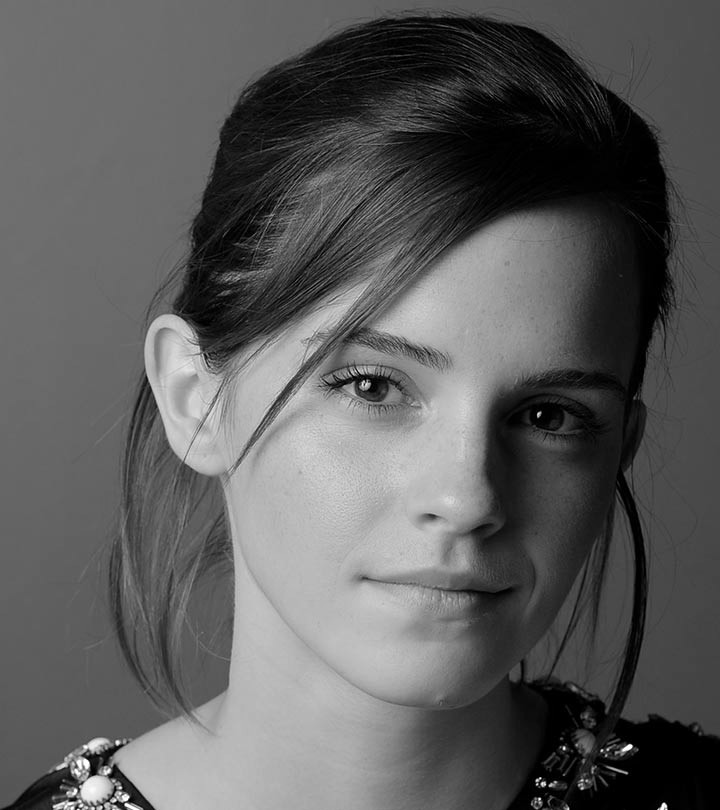
#> input picture assignment-1/emma_gray.jpg, 720 x 810 px, found by its file name
$ jupyter execute 'Image processing -  Assignment 01 - 190285J - Prabhashwara Kahawalage.ipynb'
#> lines starting #> are read from the running program, lines starting #| are printed output that depends on the picture
[cell 1]
import numpy as np
import matplotlib.pyplot as plt
import cv2 as cv
import pprint

base = r"D:/ENTC/SEM_4/EN2550 - Fundamentals of Image Processing and Machine Vision/Image-processing-fundamentals/assignment-1/";

# Q1

[cell 2]
img = cv.imread(base + "emma_gray.jpg",cv.IMREAD_GRAYSCALE)
#> img is the input picture: shape (810, 720); min 0, max 255, mean 92.2
assert img is not None;

fig,ax = plt.subplots(1,3,figsize=(30,10))
ax[0].imshow(img,cmap="gray",vmax=255,vmin=0)
ax[0].set_title("Original")
ax[0].xaxis.tick_top();

#making the transformation
t1 = np.linspace(0,50,51);
t2 = np.linspace(100,255,100)
t3 = np.linspace(150,255,105)

t = np.concatenate((t1,t2,t3),axis=0)
#print(t.shape)

ax[1].plot(t)
ax[1].set_title("Transformation")

transformed_img = cv.LUT(img,t);
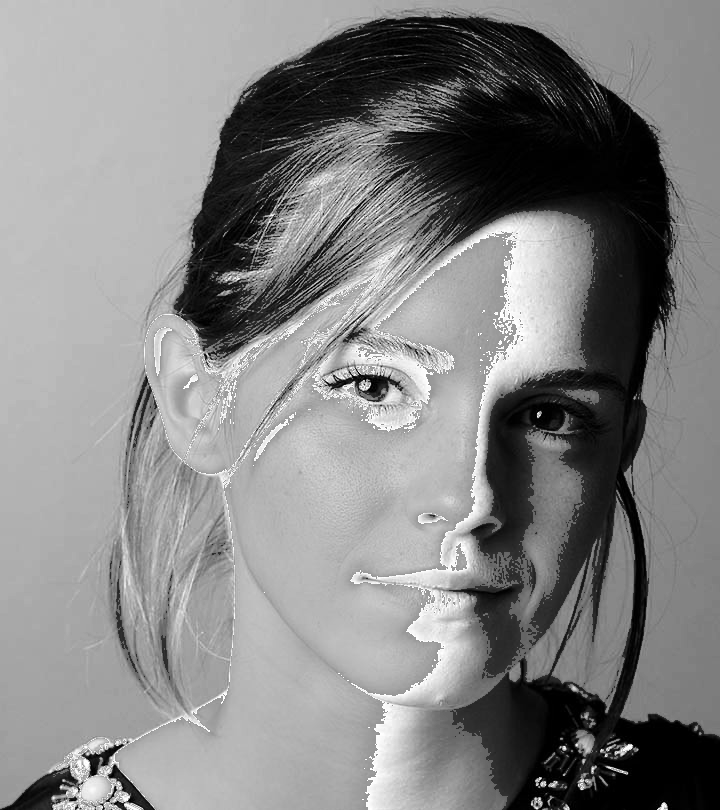
#> transformed_img: shape (810, 720) float64; min 0, max 255, mean 132.7

ax[2].imshow(transformed_img,cmap="gray",vmax=255,vmin=0)
ax[2].set_title("Transformed")
ax[2].xaxis.tick_top();
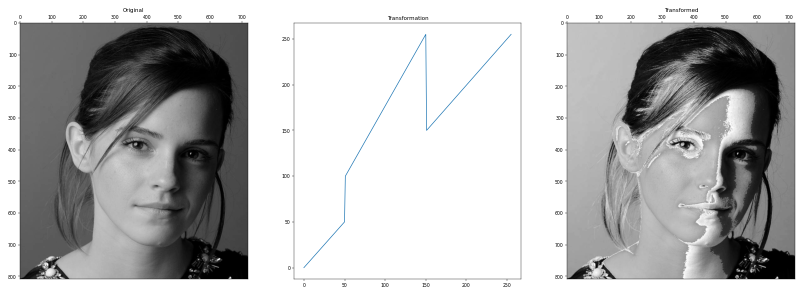
#> figure drawn by matplotlib, 3 panels; panel 2: curve peaks at x = 150, y = 255

# Q2

[cell 3]
img = cv.imread(base + "brain_proton_density_slice.png",cv.IMREAD_GRAYSCALE)
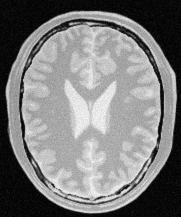
#> input picture assignment-1/brain_proton_density_slice.png, 181 x 217 px, found by its file name
#> img is the input picture: shape (217, 181); min 0, max 251, mean 123.7
assert img is not None;

fig,ax = plt.subplots(1,3,figsize=(30,10))
ax[0].imshow(img,cmap="gray",vmax=255,vmin=0)
ax[0].set_title("Original")
ax[0].xaxis.tick_top();

#making the transformation
#Lets implement a window with variable starting point and width
i0 = 210
i1=255
w = i1-i0
t1 = np.linspace(0,0,i0)
t2 = np.linspace(150,255,w);
t3 = np.linspace(0,0,256-i0-w)

t = np.concatenate((t1,t2,t3),axis=0)
#print(t.shape)

ax[1].plot(t);
ax[1].set_title("Transformation")

transformed_img = cv.LUT(img,t);
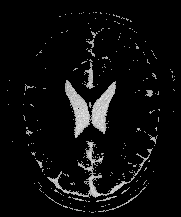
#> transformed_img: shape (217, 181) float64; min 0, max 247.8, mean 13.7

ax[2].imshow(transformed_img,cmap="gray",vmax=255,vmin=0)
ax[2].set_title("white matter accentauted")
ax[2].xaxis.tick_top();

fig,ax = plt.subplots(1,3,figsize=(30,10))
ax[0].imshow(img,cmap="gray",vmax=255,vmin=0)
ax[0].set_title("Original")
ax[0].xaxis.tick_top();

#making the transformation
#Lets implement a window with variable starting point and width
i0 = 100
i1 = 180
w = i1-i0
t1 = np.linspace(0,0,i0)
t2 = np.linspace(150,255,w);
t3 = np.linspace(0,0,256-i0-w)

t = np.concatenate((t1,t2,t3),axis=0)
#print(t.shape)

ax[1].plot(t);
ax[1].set_title("Transformation")

transformed_img = cv.LUT(img,t);
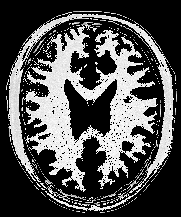
#> transformed_img: shape (217, 181) float64; min 0, max 255, mean 81.6

ax[2].imshow(transformed_img,cmap="gray",vmax=255,vmin=0)
ax[2].set_title("gray matter accentauted")
ax[2].xaxis.tick_top();
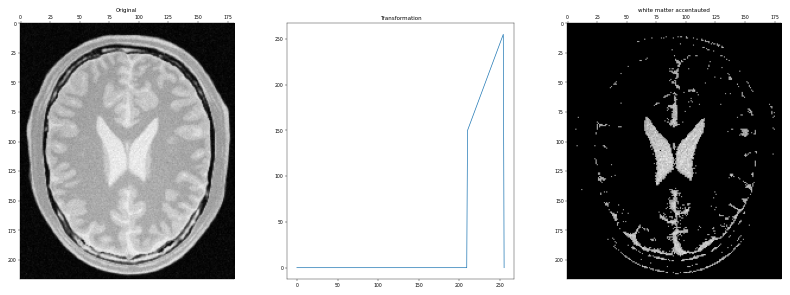
#> figure drawn by matplotlib, 3 panels; panel 2: curve peaks at x = 254, y = 255
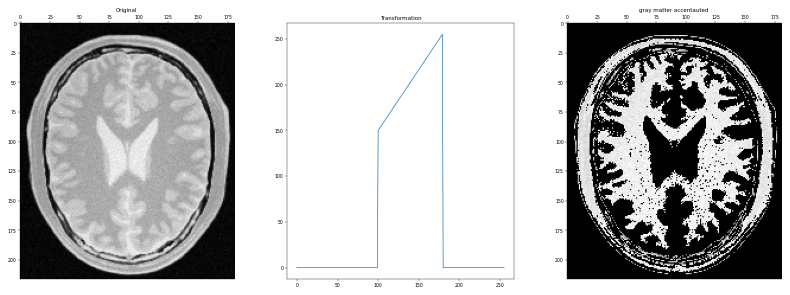
#> figure drawn by matplotlib, 3 panels; panel 2: curve peaks at x = 179, y = 255
